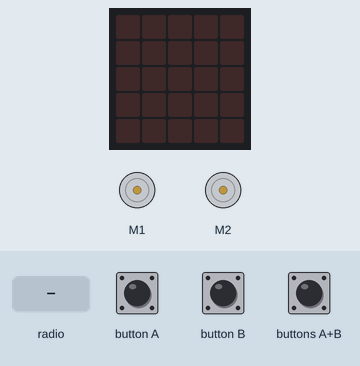
A program run on a simulated BBC micro:bit (MakeCode). On the bench: 2 × DC motor (green arrow = forward, orange = backward, longer = faster), the board's 5×5 LED display. The test bench sets the inputs (shaded band).

Above: at 1.2 s.
1.3 s: radio message "-1" arrives
At 1.9 s:
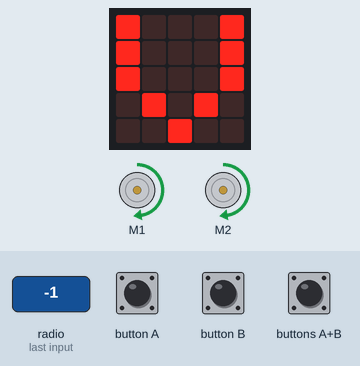
At 2.6 s:
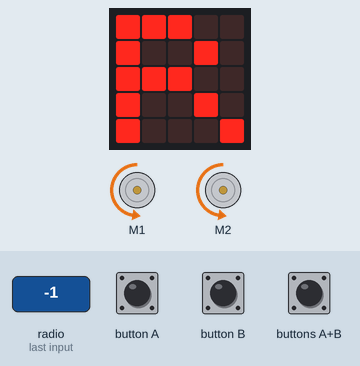
4.3 s: radio message "0" arrives
At 4.8 s:
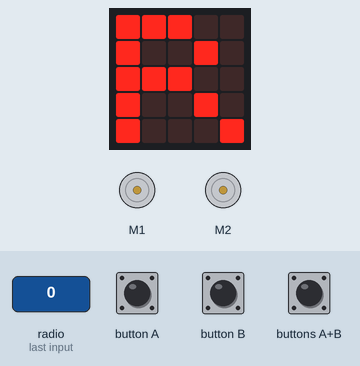
Timing chart, 0 to 7.3 s (numbered marks = the images above; inputs shaded):
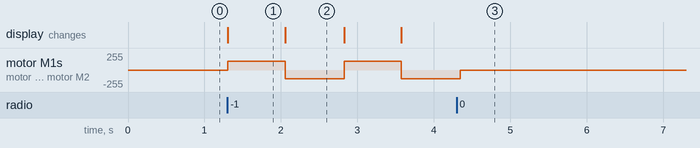

The program:

main.ts
```typescript
radio.onReceivedNumber(function (receivedNumber) {
    v = receivedNumber
})
input.onButtonPressed(Button.A, function () {
    radio.sendNumber(1)
})
input.onButtonPressed(Button.AB, function () {
    radio.sendNumber(0)
})
input.onButtonPressed(Button.B, function () {
    radio.sendNumber(-1)
})
let v = 0
pins.setPull(DigitalPin.P1, PinPullMode.PullUp)
pins.setPull(DigitalPin.P2, PinPullMode.PullUp)
radio.setGroup(1)
basic.forever(function () {
    if (v == 1) {

    } else if (v == -1) {
        kitronik_motor_driver.motorOn(kitronik_motor_driver.Motors.Motor1, kitronik_motor_driver.MotorDirection.Forward, 50)
        kitronik_motor_driver.motorOn(kitronik_motor_driver.Motors.Motor2, kitronik_motor_driver.MotorDirection.Forward, 50)
        basic.showString("V")
        kitronik_motor_driver.motorOn(kitronik_motor_driver.Motors.Motor1, kitronik_motor_driver.MotorDirection.Reverse, 50)
        kitronik_motor_driver.motorOn(kitronik_motor_driver.Motors.Motor2, kitronik_motor_driver.MotorDirection.Reverse, 50)
        basic.showString("R")
    } else {
        kitronik_motor_driver.motorOff(kitronik_motor_driver.Motors.Motor1)
        kitronik_motor_driver.motorOff(kitronik_motor_driver.Motors.Motor2)
    }
})
```

test.ts
```typescript
// Hier kann man Tests durchführen; diese Datei wird nicht kompiliert, wenn dieses Paket als Erweiterung verwendet wird.
```

Measured:
- after the input at 1.3 s, motor M1, motor M2: alternates forward 128/255 for 0.75 s and backward 128/255 for 0.77 s, starting at once; the display: changes at once (image 1)
- what the display in image 1 shows lasts 0.8 s, from 1.3 s to 2.1 s
